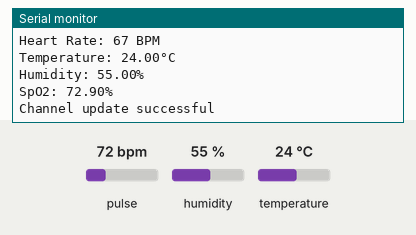
A sketch run on a simulated ESP32. Parts: the last lines printed to the serial monitor. The test bench sets the inputs (shaded band); at power-on: pulse 72 bpm, humidity 55 %, temperature 24 °C. WiFi joins after 1.5 s; servers stay silent unless stated; random numbers use the default seed unless the sketch sets one.

Above: at 3.2 s.
3.3 s: pulse set to 42 bpm
At 4.58 s:
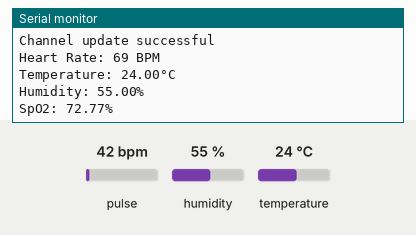
4.8 s: humidity set to 22 %
At 4.8 s:
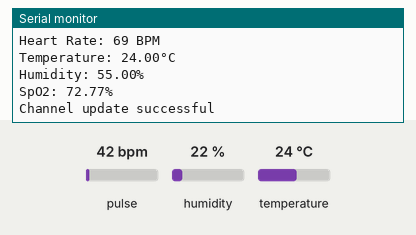
6.3 s: temperature set to 12 °C
At 7.5 s:
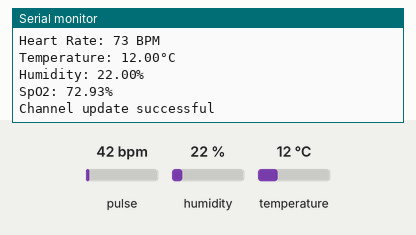
7.8 s: pulse set to 70 bpm
At 9.26 s:
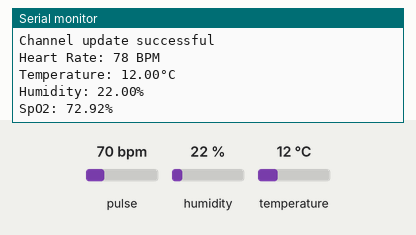
9.3 s: humidity set to 40 %
At 10.6 s:
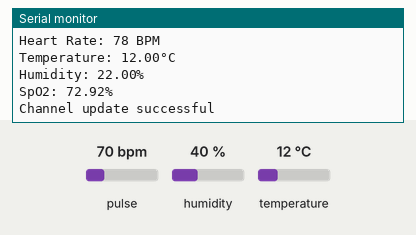
Timing chart, 0 to 11.8 s (numbered marks = the images above; inputs shaded):
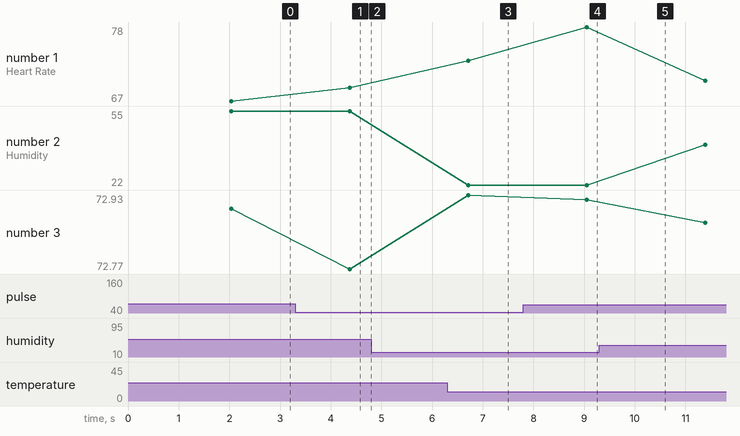

The sketch:

Human_diagnoses_system.ino
```cpp
#include <Wire.h>
#include "MAX30105.h"
#include <DHT.h>
#include <WiFi.h>
#include <ThingSpeak.h>

MAX30105 particleSensor;
DHT dht(2, DHT11);  // Assuming DHT11 is connected to GPIO 2

// WiFi settings
const char *ssid = "Rohit Rathore 4G";
const char *password = "rmuf6841";

// ThingSpeak settings
unsigned long channelID = 2368104;
const char *apiKey = "O0DRIQK54FELS29Y";

// ThingSpeak client
WiFiClient client;

void setup() {
  Serial.begin(115200);

  // Connect to Wi-Fi
  WiFi.begin(ssid, password);
  while (WiFi.status() != WL_CONNECTED) {
    delay(1000);
    Serial.println("Connecting to WiFi...");
  }
  Serial.println("Connected to WiFi");

  // Initialize MAX30102
  if (!particleSensor.begin(Wire, I2C_SPEED_FAST)) {
    Serial.println("Could not find a valid MAX30102 sensor, check wiring!");
    while (1);
  }

  // Setup MAX30102 sensor
  particleSensor.setup();

  // Initialize DHT sensor
  dht.begin();
}

void loop() {
  // Read MAX30102 sensor
  particleSensor.check();

  // Get raw IR and RED values
  float irValue = particleSensor.getIR();
  float redValue = particleSensor.getRed();

  // Generate a random heart rate within the desired range (60 to 100 BPM)
  int heartRate = random(60, 80);

  // Read DHT11 sensor
  float humidity = dht.readHumidity();
  float temperature = dht.readTemperature();

  // Calculate SpO2
  float spO2 = calculateSpO2(irValue / redValue);

  // Display heart rate, temperature, humidity, and SpO2
  Serial.println("Heart Rate: " + String(heartRate) + " BPM");
  Serial.println("Temperature: " + String(temperature) + "°C");
  Serial.println("Humidity: " + String(humidity) + "%");
  Serial.println("SpO2: " + String(spO2) + "%");

  // Send data to ThingSpeak
  ThingSpeak.begin(client);
  ThingSpeak.setField(1, heartRate);
  ThingSpeak.setField(2, temperature);
  ThingSpeak.setField(3, humidity);
  ThingSpeak.setField(4, spO2);
  int status = ThingSpeak.writeFields(channelID, apiKey);
  if (status == 200) {
    Serial.println("Channel update successful");
  } else {
    Serial.println("Problem updating channel. HTTP error code " + String(status));
  }

  delay(2000);  // Wait for 2 seconds before the next reading
}

// Simple SpO2 Calculation
float calculateSpO2(float ratio) {
  // Your SpO2 calculation algorithm
  // This is a simple example, and you might need to adjust it based on your sensor and application
  float spO2 = -45.060 * (ratio * ratio) + 30.354 * ratio + 94.845;

  return spO2;
}
```

Measured:
- after the input at 3.3 s, the serial monitor: prints a new line after 1.1 s (image 1)
- after the input at 6.3 s, the serial monitor: prints a new line after 0.41 s (image 3)
- after the input at 7.8 s, the serial monitor: prints a new line after 1.3 s (image 4)
- plotted number 2: 22 → 40 after the input at 9.3 s
- plotted number 3: 72.9 → 72.77 after the input at 3.3 s, 72.93 → 72.92 after the input at 7.8 s
